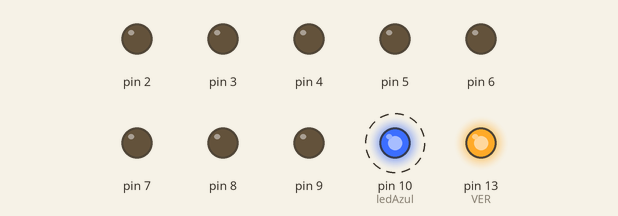
Simulated run of this sketch. Board: Arduino Uno, built with avr-gcc and run on an emulated ATmega328P. Shown: output pins drawn as LEDs (lit = HIGH). Dashed ring = blinking. Pins used as bus, display or sensor lines are not drawn; what the sketch prints to the serial monitor is not drawn.

Above: at 0.5 s.
Timing chart, 0 to 4.6 s (numbered marks = the images above):
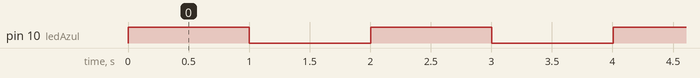

The sketch:

R7_A2_-_Sem_foro_LED_Extra.ino
```cpp
int VER=13, AML=12, VED=11, estagio=1, ledAzul = 10;
unsigned long tempo, tInicial, tAtual;

int estadoLedAzul = HIGH;
unsigned long MillisAnteriorAzul = 0;
unsigned long MillisAzul = 0;

void setup() {
    Serial.begin(9600);  //COMUNICAÇÃO NA SERIAL
    tInicial=millis();   //CAPTURA O PRIMEIRO VALOR DO MILLIS

    //LAÇO DE REPETIÇÃO PARA CONFIGURAR TODAS AS PORTAS COMO OUTPUT
    for(int i=1; i< 14; i++){
        //REPETIR POR 13X
        pinMode(i, OUTPUT);
    }

    // ESTAGIO INICIAL - SEMAFORO (VERMELHO)
    // Semáforo
    digitalWrite(VER, HIGH);
    digitalWrite(AML, LOW);
    digitalWrite(VED, LOW);
    digitalWrite(ledAzul, HIGH);
}

void loop() {
  //CAPTURA O SEGUNDO VALOR DO MILLIS (SEMPRE ATUALIZANDO)
  tAtual=millis();

  //DIFERANÇA DO TEMPO INICIAL COM O TEMPO QUE ESTA ATUALIZANDO
  tempo = tAtual - tInicial;

  //CONDICIONAL PARA TEMPO EM 8 SEGUNDOS
  if((tempo > 8000) && (estagio == 1)){
    // ESTÁGIO 01 - SEMAFORO (VERDE)

    // Semáforo
    digitalWrite(VER, LOW);
    digitalWrite(AML, LOW);
    digitalWrite(VED, HIGH);
    Serial.println("Sinal Verde");
    estagio=2;
  }

  //CONDICIONAL QUE IRÁ ENTRAR SE O TEMPO FOR 4 SEGUNDOS
  if((tempo > 4000) && (estagio == 2)){
    // ESTÁGIO 02 SEMAFORO (AMARELO)

    // Semáforo
    digitalWrite(VER, LOW);
    digitalWrite(AML, HIGH);
    digitalWrite(VED, LOW);
    Serial.println("Sinal Amarelo");
    estagio=3;
  }

  //CONDICIONAL QUE IRÁ ENTRAR SE O TEMPO FOR 6 SEGUNDOS
  if((tempo > 6000) && (estagio == 3)){
    // ESTAGIO 03 - SEMAFORO (VERDE)

    // Semáforo
    digitalWrite(VER, HIGH);
    digitalWrite(AML, LOW);
    digitalWrite(VED, LOW);
    Serial.println("Sinal vermelho");
    tInicial=millis();
    estagio=1;
  }

  MillisAzul = millis();
  if (MillisAzul - MillisAnteriorAzul > 1000){
    MillisAnteriorAzul = MillisAzul;
    if (estadoLedAzul == LOW){
      estadoLedAzul = HIGH;
      digitalWrite(ledAzul, HIGH);
    }

    else{
      estadoLedAzul = LOW;
      digitalWrite(ledAzul, LOW);
    }
  }

}
```

Measured:
- by itself, pin 10 (ledAzul): alternates HIGH for 1.0 s and LOW for 1.0 s
